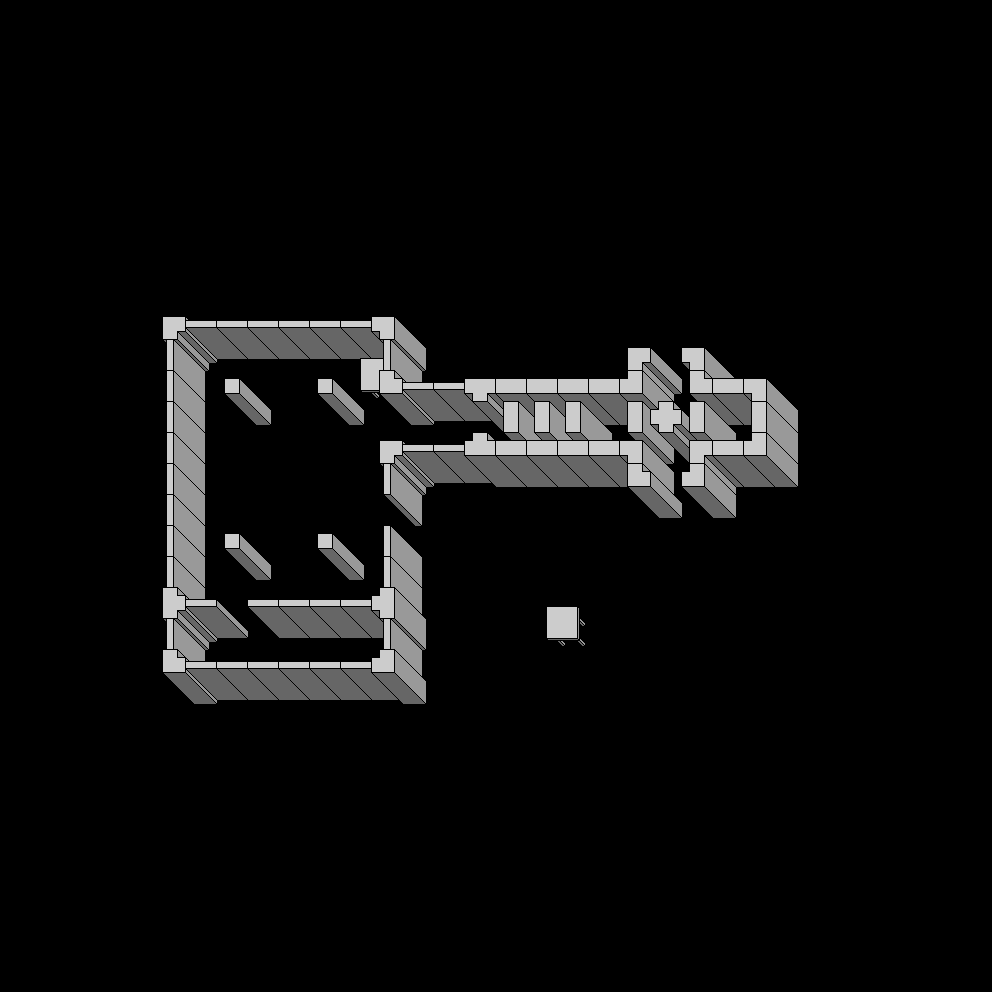

A level layout from a 2D game, rendered from its tile map. Below: a short description, then the map file with tile-grid data replaced by summaries:
An orthogonal 32x32 tile map with 31x31 px tiles, 1 tile layer (Walls).

<map version="1.0" orientation="orthogonal" width="32" height="32" tilewidth="31" tileheight="31">
 <tileset firstgid="1" source="perspective_walls.tsx" />
 <layer name="Walls" width="32" height="32">
  <data>[1024 cells, 78 non-empty, 15 distinct tile ids]</data>
 </layer>
</map>
